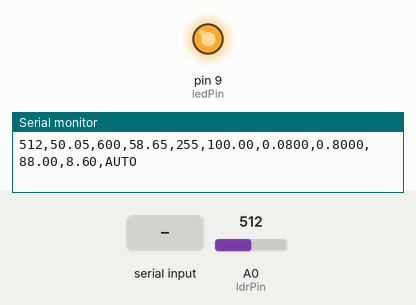
Bench run of a sketch on a simulated Arduino Uno, built with avr-gcc and run on an emulated ATmega328P. On the bench: output pins drawn as LEDs (lit = HIGH), the last lines printed to the serial monitor. The inputs (shaded band) are chosen by the test bench; at power-on: A0 (ldrPin) = 512.

Above: at 1.2 s.
1.3 s: "setSetpoint:1\n" received over Serial
At 2.6 s:
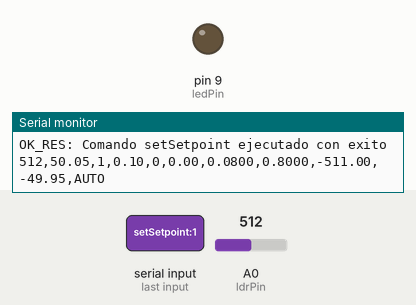
3.3 s: A0 (ldrPin) set to 10
6.3 s: "setSetpoint:150\n" received over Serial
At 6.97 s:
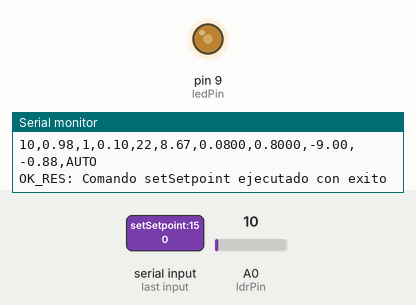
9.3 s: A0 (ldrPin) set to 122
11.2 s: A0 (ldrPin) set to 265
At 11.65 s:
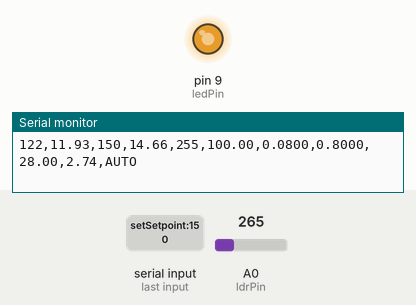
Timing chart, 0 to 15.3 s (numbered marks = the images above; inputs shaded):
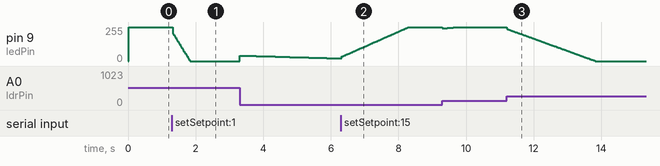

Measured:
- after the input at 1.3 s, pin 9 (ledPin): moves from 255/255 to 0/255 over 0.52 s, starting at once
- after the input at 11.2 s, pin 9 (ledPin): moves from 255/255 to 0/255 over 2.6 s, starting at once

The sketch:

arduino.ino
```cpp
// ===================================================
// TP IoT - Control PI LED - UTN FRRO ISI 4K01
// Agustín Barroso Bollero - 52818
// Victoria Caracchi - 53482
// Lautaro Ponce - 52898
// Tomás Ramos - 52216
// Irina Repupilli - 52417
// Enrico Reschini - 52973
// ===================================================

// PINES
const byte ledPin = 9;
const byte ldrPin = A0;


// Parámetros base
float Kp = 0.08;
float Ki = 0.8;
const float Ts = 0.02;

float integral = 255.0 / Ki; // Pre-carga para arranque suave
int setpoint = 600;          // Setpoint inicial
String modoControl = "AUTO";

// tiempos
unsigned long lastControlTime = 0;
unsigned long lastLogTime = 0;

// variables de control
int yCrudo = 0;
float uAccion = 0.0;
float errorActual = 0.0;

void setup()
{
    Serial.begin(9600);
    pinMode(ledPin, OUTPUT);
}

void loop()
{
    // Escuchar comandos RPC desde la nube (Setpoint, Kp, Ki, Modo)
    procesarComandosRPC();

    if (millis() - lastControlTime >= 20) {
        lastControlTime = millis();
        ejecutarControlPI();

        if (millis() - lastLogTime >= 1000) {
            lastLogTime = millis();
            enviarTelemetriaCSV();
        }
    }
}

// ===================================================
// PROCESAMIENTO DE COMANDOS
// ===================================================
void procesarComandosRPC()
{
    static String bufferComando = "";

    while (Serial.available() > 0) {
        char c = Serial.read();

        if (c == '\n') {
            bufferComando.trim();

            int colonIndex = bufferComando.indexOf(':');
            if (colonIndex != -1) {
                String metodo = bufferComando.substring(0, colonIndex);
                String parametro = bufferComando.substring(colonIndex + 1);

                if (metodo == "setSetpoint")       setpoint = parametro.toInt();
                else if (metodo == "setKp")        Kp = parametro.toFloat();
                else if (metodo == "setKi")        Ki = parametro.toFloat();
                else if (metodo == "setMode")      modoControl = parametro;
                else if (metodo == "setPWM" && modoControl == "MANUAL")       uAccion = parametro.toInt();
                else if (metodo == "simularEscalon")       uAccion = 255;
                else if (metodo == "reset"){
                    Kp = 0.04;
                    Ki = 0.55;
                }

                // Responder confirmación limpia al NodeMCU, aunque te confirma para todo metodo sin funcionamiento
                Serial.print("OK_RES: Comando ");
                Serial.print(metodo);
                Serial.println(" ejecutado con exito");
            }
            bufferComando = "";
        }
        else if (c != '\r') {
            bufferComando += c;
        }
    }
}

// ===================================================
// Controlador pi
// ===================================================
void ejecutarControlPI()
{
    // Lectura de la planta analógica
    yCrudo = analogRead(ldrPin);

    // Cálculo del error del lazo
    errorActual = setpoint - yCrudo;

    if(modoControl != "MANUAL"){
    // Ecuación del controlador PI
        integral += errorActual * Ts;
        uAccion = Kp * errorActual + Ki * integral;

    // Algoritmo para evitar saturación del controlador
        if (uAccion > 255) {
            uAccion = 255;
            integral -= errorActual * Ts;
        }
        else if (uAccion < 0) {
            uAccion = 0;
            integral -= errorActual * Ts;
        }
    } else {
       // Para evitar excesos manuales
        if (uAccion > 255) {
            uAccion = 255;
        }
        else if (uAccion < 0) {
            uAccion = 0;
        }
    }

    // Escritura en el actuador (PWM)
    analogWrite(ledPin, (int)uAccion);
}

// ===================================================
// telemtría
// ===================================================
void enviarTelemetriaCSV()
{
    // Conversión de variables a rangos porcentuales
    float y_percent = (yCrudo / 1023.0) * 100.0;
    float r_percent = (setpoint / 1023.0) * 100.0;
    float u_percent = (uAccion / 255.0) * 100.0;
    float e_percent = (errorActual / 1023.0) * 100.0;

    // datos enviados por serial
    Serial.print(yCrudo);             Serial.print(","); // [0]  -> Key: y
    Serial.print(y_percent, 2);  Serial.print(","); // [1]  -> Key: y_percent
    Serial.print(setpoint);      Serial.print(","); // [2]  -> Key: r
    Serial.print(r_percent, 2);  Serial.print(","); // [3]  -> Key: r_percent
    Serial.print((int)uAccion);  Serial.print(","); // [4]  -> Key: u
    Serial.print(u_percent, 2);  Serial.print(","); // [5]  -> Key: u_percent
    Serial.print(Kp, 4);         Serial.print(","); // [6]  -> Key: kp
    Serial.print(Ki, 4);         Serial.print(","); // [7]  -> Key: ki
    Serial.print(errorActual, 2); Serial.print(","); // [8]  -> Key: e
    Serial.print(e_percent, 2);  Serial.print(","); // [9]  -> Key: e_percent
    Serial.println(modoControl);                    // [10] -> Key: mode
}
```
